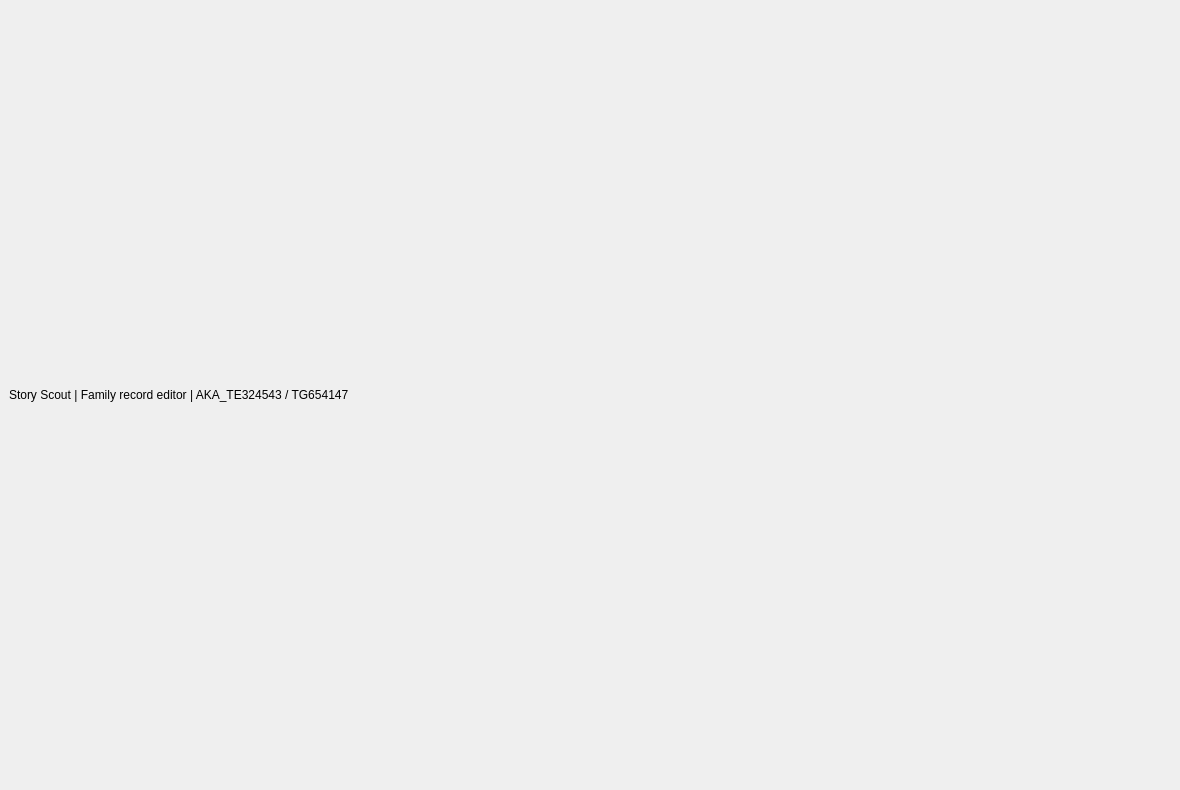
<?xml version="1.0" encoding="UTF-8"?>
<ui version="4.0"><class>MainWindow</class><widget class="QMainWindow" name="MainWindow"><property name="geometry"><rect><x>0</x><y>0</y><width>1180</width><height>790</height></rect></property><property name="windowTitle"><string>Story Scout v0.2.1</string></property><widget class="QWidget" name="centralwidget"><layout class="QVBoxLayout" name="verticalLayout"><item><widget class="QLabel" name="titleLabel"><property name="text"><string>Story Scout | Family record editor | AKA_TE324543 / TG654147</string></property></widget></item><item><layout class="QVBoxLayout" name="contentLayout"/></item></layout></widget></widget><resources/><connections/></ui>
